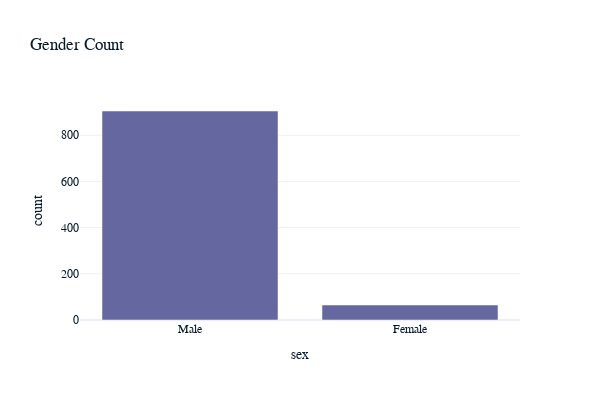

Write notebook code for a chart like this one.
### Code cell
fig = px.bar(df,
             x=df['sex'].value_counts().index,
             y=df['sex'].value_counts().values,
            title='Gender Count'
            )
fig.update_layout(width=600,
                 height=400,
                 yaxis_title="count",
                 xaxis_title="sex")
fig.show()

### Figure 1 — Plotly figure (JSON) as saved in the notebook; plotly's stock layout.template omitted (floating-point values rounded to 4 significant figures)
{"data": [{"alignmentgroup": "True", "hovertemplate": "x=%{x}<br>y=%{y}<extra></extra>", "legendgroup": "", "marker": {"color": "#6568a0", "pattern": {"shape": ""}}, "name": "", "offsetgroup": "", "orientation": "v", "showlegend": false, "textposition": "auto", "x": ["Male", "Female"], "xaxis": "x", "y": [905, 65], "yaxis": "y", "type": "bar"}], "layout": {"xaxis": {"anchor": "y", "domain": [0, 1], "title": {"text": "sex"}}, "yaxis": {"anchor": "x", "domain": [0, 1], "title": {"text": "count"}}, "legend": {"tracegroupgap": 0}, "title": {"text": "Gender Count"}, "barmode": "relative", "width": 600, "height": 400}}
